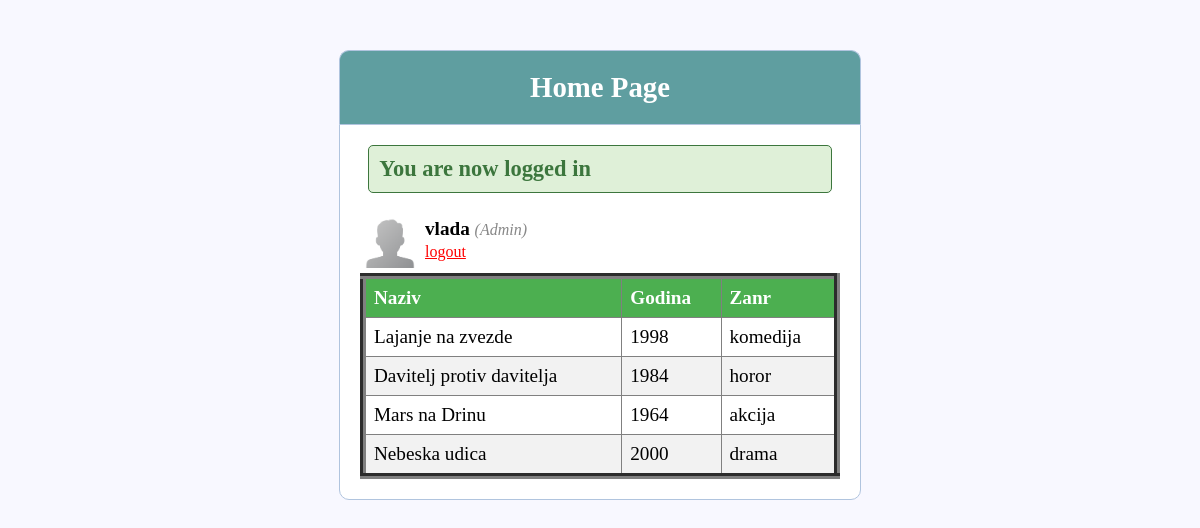
The page / (signed in) on the database its author committed.
### tables this page shows
CREATE TABLE `film` (
  `id` int(10) NOT NULL,
  `naziv` varchar(50) NOT NULL,
  `godina` varchar(10) NOT NULL,
  `zanr_id` int(10) NOT NULL
);

CREATE TABLE `zanrovi` (
  `id` int(10) NOT NULL,
  `zanr` varchar(50) NOT NULL
);

### index.php (the view, shortened to what this page needs)
<!DOCTYPE html>
<html>
<head>
	<link rel="stylesheet" type="text/css" href="style.css">
</head>
<body>
	<div class="header">
		<h2>Home Page</h2>
	</div>
	<div class="content">
		<?php if (isset($_SESSION['success'])) : ?>
			<div class="error success" >
				<h3>
					<?php
						echo $_SESSION['success'];
					?>
				</h3>
			</div>
		<?php endif ?>
		<div class="profile_info">
			<img src="images/user_profile.png"  >
			<div>
				<?php  if (isset($_SESSION['user'])) : ?>
					<strong><?php echo $_SESSION['user']['username']; ?></strong>
					<small>
						<i  style="color: #888;">(<?php echo ucfirst($_SESSION['user']['user_type']); ?>)</i>
						<br>
						<a href="index.php?logout='1'" style="color: red;">logout</a>
					</small>
				<?php endif ?>
			</div>
		</div>
        <div align="center">
        <?php
        $conn=new mysqli("127.0.0.1","root","","filmovi") or die(mysqli_error($conn));
        $result=$conn->query("SELECT film.id,film.naziv,film.godina,zanrovi.zanr FROM film INNER JOIN zanrovi ON film.zanr_id=zanrovi.id") or die($conn->error);
        ?>
        <table align="center" border="6px">
            <thead>
            <tr>
                <th>Naziv</th>
                <th>Godina</th>
                <th>Zanr</th>
            </tr>
            </thead>
            <?php
            while ($row=$result->fetch_assoc()) : ?>
                <tr>
                    <td><?php echo $row['naziv']; ?></td>
                    <td><?php echo $row['godina']; ?></td>
                    <td><?php echo $row['zanr']; ?></td>
                </tr>
            <?php endwhile; ?>
        </table>
        </div>
	</div>
</body>
</html>

### style.css (style rules this page uses)
* { margin: 0px; padding: 0px; }
body { font-size: 120%; background: #F8F8FF; }
.header { width: 40%; margin: 50px auto 0px; color: white; background: #5F9EA0; text-align: center; border: 1px solid #B0C4DE; border-bottom: none; border-radius: 10px 10px 0px 0px; padding: 20px; }
form, .content { width: 40%; margin: 0px auto; padding: 20px; border: 1px solid #B0C4DE; background: white; border-radius: 0px 0px 10px 10px; }
.error { width: 92%; margin: 0px auto; padding: 10px; border: 1px solid #a94442; color: #a94442; background: #f2dede; border-radius: 5px; text-align: left; }
.success { color: #3c763d; background: #dff0d8; border: 1px solid #3c763d; margin-bottom: 20px; }
.profile_info img { display: inline-block; width: 50px; height: 50px; margin: 5px; float: left; }
.profile_info div { display: inline-block; margin: 5px; }
.profile_info:after { content: ""; display: block; clear: both; }

### index.php (style rules this page uses)
table { border-collapse: collapse; width: 100%; }
th, td { text-align: left; padding: 8px; }
tr:nth-child(even) { background-color: #f2f2f2 }
th { background-color: #4CAF50; color: white; }

### rows shown on the page
film: naziv "Lajanje na zvezde", godina "1998", zanr.zanr "komedija"
film: naziv "Davitelj protiv davitelja", godina "1984", zanr.zanr "horor"
film: naziv "Mars na Drinu", godina "1964", zanr.zanr "akcija"
film: naziv "Nebeska udica", godina "2000", zanr.zanr "drama"

### other values the page prints
$_SESSION['success'] "You are now logged in"
$_SESSION['user']['username'] "vlada"
$_SESSION['user']['user_type'] "Admin"
